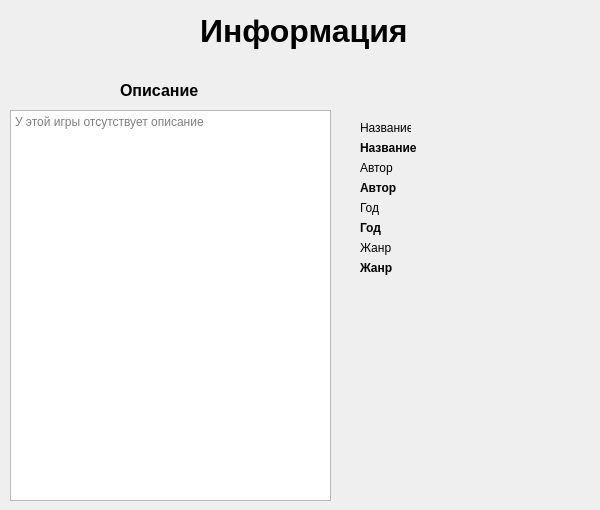
<?xml version="1.0" encoding="UTF-8"?>
<ui version="4.0">
 <class>Form</class>
 <widget class="QWidget" name="Form">
  <property name="geometry">
   <rect>
    <x>0</x>
    <y>0</y>
    <width>600</width>
    <height>510</height>
   </rect>
  </property>
  <property name="windowTitle">
   <string>Form</string>
  </property>
  <widget class="QLabel" name="label">
   <property name="geometry">
    <rect>
     <x>200</x>
     <y>10</y>
     <width>221</width>
     <height>41</height>
    </rect>
   </property>
   <property name="font">
    <font>
     <pointsize>24</pointsize>
     <weight>75</weight>
     <bold>true</bold>
    </font>
   </property>
   <property name="text">
    <string>Информация</string>
   </property>
  </widget>
  <widget class="QLabel" name="label_3">
   <property name="geometry">
    <rect>
     <x>120</x>
     <y>80</y>
     <width>81</width>
     <height>21</height>
    </rect>
   </property>
   <property name="font">
    <font>
     <pointsize>12</pointsize>
     <weight>75</weight>
     <bold>true</bold>
    </font>
   </property>
   <property name="text">
    <string>Описание</string>
   </property>
  </widget>
  <widget class="QLabel" name="label_4">
   <property name="geometry">
    <rect>
     <x>360</x>
     <y>240</y>
     <width>51</width>
     <height>16</height>
    </rect>
   </property>
   <property name="text">
    <string>Жанр</string>
   </property>
  </widget>
  <widget class="QLabel" name="label_2">
   <property name="geometry">
    <rect>
     <x>360</x>
     <y>160</y>
     <width>51</width>
     <height>16</height>
    </rect>
   </property>
   <property name="text">
    <string>Автор</string>
   </property>
  </widget>
  <widget class="QLabel" name="label_6">
   <property name="geometry">
    <rect>
     <x>360</x>
     <y>200</y>
     <width>51</width>
     <height>16</height>
    </rect>
   </property>
   <property name="text">
    <string>Год</string>
   </property>
  </widget>
  <widget class="QPlainTextEdit" name="description_plain">
   <property name="geometry">
    <rect>
     <x>10</x>
     <y>110</y>
     <width>321</width>
     <height>391</height>
    </rect>
   </property>
   <property name="readOnly">
    <bool>true</bool>
   </property>
   <property name="centerOnScroll">
    <bool>false</bool>
   </property>
   <property name="placeholderText">
    <string>У этой игры отсутствует описание</string>
   </property>
  </widget>
  <widget class="QLabel" name="image_label">
   <property name="geometry">
    <rect>
     <x>370</x>
     <y>290</y>
     <width>200</width>
     <height>200</height>
    </rect>
   </property>
   <property name="text">
    <string/>
   </property>
  </widget>
  <widget class="QLabel" name="label_5">
   <property name="geometry">
    <rect>
     <x>360</x>
     <y>120</y>
     <width>51</width>
     <height>16</height>
    </rect>
   </property>
   <property name="text">
    <string>Название</string>
   </property>
  </widget>
  <widget class="QLabel" name="label_name">
   <property name="geometry">
    <rect>
     <x>360</x>
     <y>140</y>
     <width>221</width>
     <height>16</height>
    </rect>
   </property>
   <property name="font">
    <font>
     <weight>75</weight>
     <bold>true</bold>
    </font>
   </property>
   <property name="text">
    <string>Название</string>
   </property>
  </widget>
  <widget class="QLabel" name="label_author">
   <property name="geometry">
    <rect>
     <x>360</x>
     <y>180</y>
     <width>221</width>
     <height>16</height>
    </rect>
   </property>
   <property name="font">
    <font>
     <weight>75</weight>
     <bold>true</bold>
    </font>
   </property>
   <property name="text">
    <string>Автор</string>
   </property>
  </widget>
  <widget class="QLabel" name="label_year">
   <property name="geometry">
    <rect>
     <x>360</x>
     <y>220</y>
     <width>221</width>
     <height>16</height>
    </rect>
   </property>
   <property name="font">
    <font>
     <weight>75</weight>
     <bold>true</bold>
    </font>
   </property>
   <property name="text">
    <string>Год</string>
   </property>
  </widget>
  <widget class="QLabel" name="label_genre">
   <property name="geometry">
    <rect>
     <x>360</x>
     <y>260</y>
     <width>221</width>
     <height>16</height>
    </rect>
   </property>
   <property name="font">
    <font>
     <weight>75</weight>
     <bold>true</bold>
    </font>
   </property>
   <property name="text">
    <string>Жанр</string>
   </property>
  </widget>
 </widget>
 <resources/>
 <connections/>
</ui>
